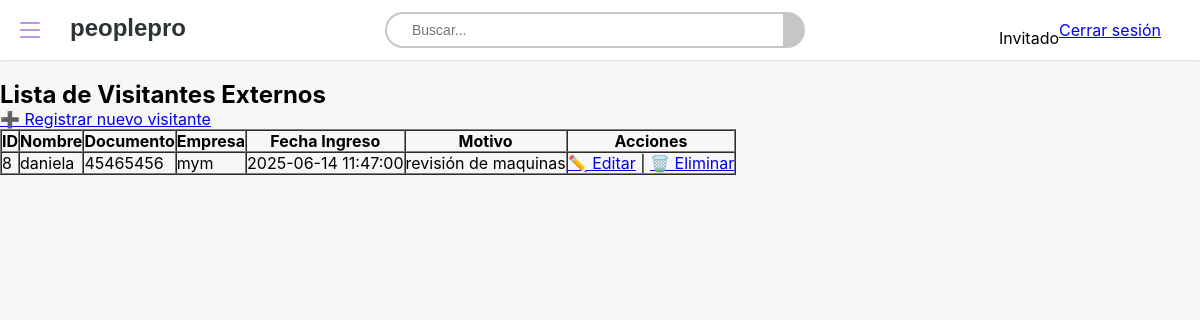
The page /public/index.php?action=visitante on the database its author committed.
### tables this page shows
CREATE TABLE `visitantes` (
  `id` int(11) NOT NULL,
  `nombre` varchar(100) DEFAULT NULL,
  `documento` varchar(20) DEFAULT NULL,
  `empresa` varchar(100) DEFAULT NULL,
  `fecha_ingreso` datetime DEFAULT NULL,
  `motivo` text DEFAULT NULL
);

### core/controller.php (called while the page is built, shortened)
<?php
class Controller {
    public function model($model) {
        return new $model();
    }
    public function view($view, $data = []) {
        extract($data);
        require_once __DIR__ . '/../views/' . $view . '.php';
    }
}

### controllers/VisitanteController.php (called while the page is built, shortened)
<?php
require_once __DIR__ . '/../core/Controller.php';
class VisitanteController extends Controller
{
    private $visitanteModel;
    public function __construct()
    {
        $this->visitanteModel = $this->model('Visitante');
    }
    public function index()
    {
        $visitantes = $this->visitanteModel->obtenerTodos();
        $this->view('visitantes/index', ['visitantes' => $visitantes]);
    }
}

### core/model.php (called while the page is built, shortened)
<?php
require_once __DIR__ . '/../config/database.php';
class Model {
    public function __construct() {
        $db = new Database();
        $this->conn = $db->connect();
    }
}

### config/database.php (called while the page is built, shortened)
<?php
class Database {
    private $host = "localhost";
    private $db_name = "peoplepro";
    private $username = "root";
    private $password = "";
    public function connect() {
        $this->conn = null;
        try {
            $this->conn = new PDO("mysql:host=$this->host;dbname=$this->db_name", $this->username, $this->password);
            $this->conn->setAttribute(PDO::ATTR_ERRMODE, PDO::ERRMODE_EXCEPTION);
        } catch (PDOException $e) {
            die("Error en la conexión: " . $e->getMessage());
        }
        return $this->conn;
    }
}

### models/Visitante.php (called while the page is built, shortened)
<?php
require_once __DIR__ . '/../core/Model.php';
class Visitante extends Model
{
    public function obtenerTodos()
    {
        $sql = "SELECT * FROM visitantes ORDER BY fecha_ingreso DESC";
        $stmt = $this->conn->prepare($sql);
        $stmt->execute();
        return $stmt->fetchAll(PDO::FETCH_ASSOC);
    }
}

### views/visitantes/index.php (the view, shortened to what this page needs)
<!DOCTYPE html>
<html lang="es">
<head>
  <link rel="stylesheet" href="/peoplepro/public/css/nav.css">
</head>
<body>
    <header class="header">
        <div class="izquierda">
            <button class="menu-hamburguesa">
                <span class="linea"></span>
                <span class="linea"></span>
                <span class="linea"></span>
            </button>
            <div id="logo"></div>
        </div>
        <form action="#" class="buscador">
        <input type="text" placeholder="Buscar..." class="input-buscador">
        <button type="submit" class="buscador-icono"><i class="bi bi-search"></i></button>
        </form>
        <div class="derecha">
            <p><?= htmlspecialchars($_SESSION['usuario_nombre'] ?? 'Invitado') ?></p>
            <a href="index.php?action=logout">Cerrar sesión</a>
        </div>
    </header>
    <br>
    <h2>Lista de Visitantes Externos</h2>
        <a href="/peoplepro/public/index.php?action=visitante&method=crear">➕ Registrar nuevo visitante</a>
        <table border="1" cellpadding="5" cellspacing="0">
            <thead>
                <tr>
                    <th>ID</th>
                    <th>Nombre</th>
                    <th>Documento</th>
                    <th>Empresa</th>
                    <th>Fecha Ingreso</th>
                    <th>Motivo</th>
                    <th>Acciones</th>
                </tr>
            </thead>
            <tbody>
            <?php if (!empty($data['visitantes'])): ?>
                <?php foreach ($data['visitantes'] as $v): ?>
                    <tr>
                        <td><?= htmlspecialchars($v['id']) ?></td>
                        <td><?= htmlspecialchars($v['nombre']) ?></td>
                        <td><?= htmlspecialchars($v['documento']) ?></td>
                        <td><?= htmlspecialchars($v['empresa']) ?></td>
                        <td><?= htmlspecialchars($v['fecha_ingreso']) ?></td>
                        <td><?= htmlspecialchars($v['motivo']) ?></td>
                        <td>
                            <a href="/peoplepro/public/index.php?action=visitante&method=editar&id=<?= $v['id'] ?>">✏️ Editar</a> |
                            <a href="/peoplepro/public/index.php?action=visitante&method=eliminar&id=<?= $v['id'] ?>" onclick="return confirm('¿Estás seguro de eliminar?')">🗑️ Eliminar</a>
                        </td>
                    </tr>
                <?php endforeach; ?>
            <?php else: ?>
                <tr><td colspan="7">No hay visitantes registrados.</td></tr>
            <?php endif; ?>
            </tbody>
        </table><br>
</body>
</html>

### public/css/nav.css (style rules this page uses)
@media (prefers-color-scheme: light) { :root { --fondo: #F7F7F8; --fondo-header: #ffffff; --texto-primario: #2D3436; --texto-secundario: #636E72; --color-logo: #2D3436; --color-icono-menu: #b895e6; --box-shadow: #bdc2c4 0px 0px 2.5px; --color-buscador:#C6C6C6; } }
* { margin: 0; padding: 0; box-sizing: border-box; font-family: "Inter", sans-serif; }
body { background-color: var(--fondo); }
.header { background-color: var(--fondo-header); padding: 10px; display: flex; align-items: center; justify-content: space-between; width: 100%; height: auto; box-shadow: var(--box-shadow); position: sticky; }
.izquierda { display: flex; align-items: center; justify-content: center; }
.menu-hamburguesa { display: flex; flex-direction: column; justify-content: center; align-items: center; width: 40px; height: 40px; gap: 5px; cursor: pointer; z-index: 8888; border: none; }
.linea { position: relative; width: 20px; height: 2px; background-color: var(--color-icono-menu); border-radius: 10px; transition: all 0.5s ease-in-out; }
.menu-hamburguesa .linea:nth-child(1), .menu-hamburguesa .linea:nth-child(3) { top: 0; transform: rotate(0deg); }
.menu-hamburguesa .linea:nth-child(2) { opacity: 1; visibility: visible; }
#logo { font-size: 24px; white-space: pre-wrap; padding: 0 5px 5px 0; animation: blink-caret 0.75s step-end infinite; color: var(--color-logo); font-family: "Libre Franklin", sans-serif; font-weight:900; margin-left: 20px; z-index: 7777; width: 150px; }
.buscador { display: flex; justify-content: center; }
.input-buscador { padding: 8px 10px 8px 25px; background-size: 16px 16px; border: 2px solid var(--color-buscador); border-radius: 20px 0 0 20px; font-size: 14px; outline: none; width: 400px; font-family: "Libre Franklin", sans-serif; font-weight: 500; overflow: hidden; color: #3d3f41; }
.buscador-icono { border: none; padding: 6.2px 10px; border-radius: 0 20px 20px 0; background-color: var(--color-buscador); }
.derecha { display: flex; align-items: center; justify-content: center; width: 220px; height: 40px; }
.derecha p { margin-top: 15px; }
.derecha, .izquierda, .buscador, .menu-hamburguesa, #logo, .nav-lista li, .nav-lista a, .nav-lista { background-color: transparent; box-sizing: border-box; }

### rows shown on the page
visitantes: id "8", nombre "daniela", documento "45465456", empresa "mym", fecha_ingreso "2025-06-14 11:47:00", motivo "revisión de maquinas"

### other values the page prints
$_SESSION['usuario_nombre'] "Invitado"
